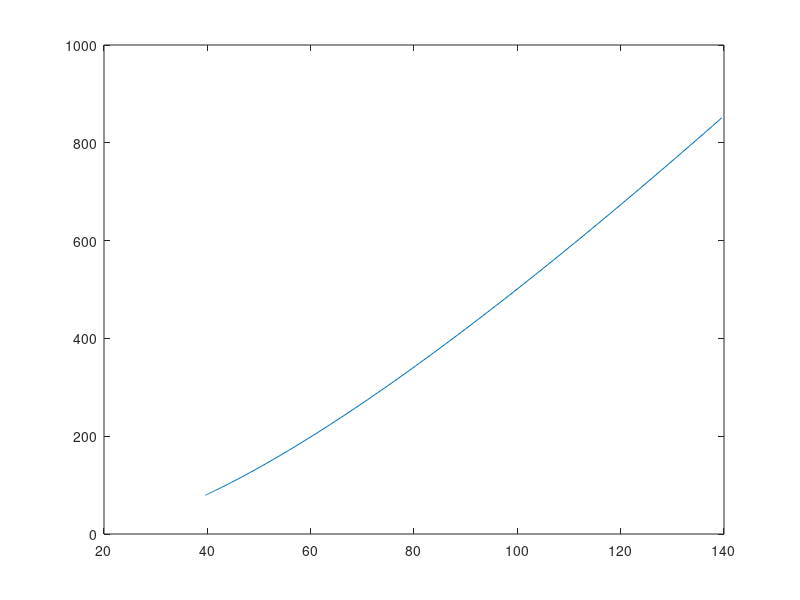

Here is the MATLAB script that generated this plot:
%% Code to solve for a soliton's position 
%  as it travels up a rarefaction wave
debug_on = 1;
% PARAMETERS
uminus = 1;    % Initial conduit mean
aminus = 3;    % Initial soliton amplitude
zminus = -50;  % Initial soliton position
uplus  = 2; % Final conduit mean

% Calculate q0 = q(c_s(a_-,u_-),u_-) based on initial soliton amplitude and initial conduit mean
csoli  = @(a,m) m./a.^2 .* ( (a+m).^2 .* (2*log(1+a./m)-1) + m.^2);
q      = @(cs,m) (cs.^2 + 2*m.*cs)./(4*m);
q0     = q(csoli(aminus,uminus),uminus);

% Ensure tunneling can happen
cminus = csoli(aminus,uminus);
cDSW   = -uminus + sqrt(uminus^2 + 8*uplus*uminus);
if cminus <= cDSW
    disp('Tunneling criterion is not satisfied.');
    disp('This is not going to work...');
    input('Return to do it anyways.');
end

% ODE right-hand side to be solved for the RW
dzsdt = @(t,zs) -1+sqrt(1+4*q0*zs/t);

% First part: calculate soliton position before interacting with the RW
t1 = zminus./(3-sqrt(1+4*q0));
z1 = 2*t1;
% Calculate maximum possible time spent in the RW (based on initial speed)
t2 = zminus./(2*uplus + 1 - sqrt(1+4*q0));
if t2<t1
    disp('Bad end time. Using t2 = t1 + 100');
    t2 = t1+100;
end

% Use ODE 45 to solve the "hard part"- RW
[tout,zsout] = ode45(@(t,zs) dzsdt(t,zs), [t1,t2], z1);

if debug_on
    % Plot for debugging
    figure(1); clf;
        plot(tout,zsout);
        if sum(imag(zsout))>0
            hold on;
                plot(tout,imag(zsout),'r--');
            hold off
        end
end

% Find where this solution actually intersects leading edge of RW


% Combine with the "easy parts-" constant conduit

